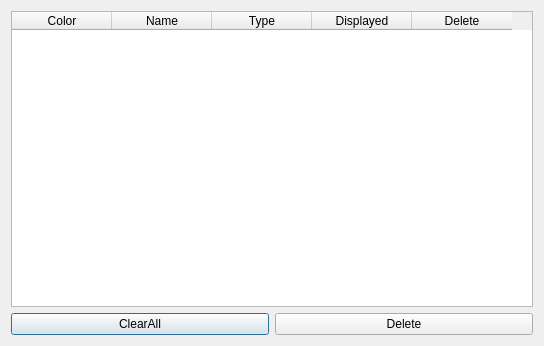
<?xml version="1.0" encoding="UTF-8"?>
<ui version="4.0">
 <class>CurveDialog</class>
 <widget class="QDialog" name="CurveDialog">
  <property name="geometry">
   <rect>
    <x>0</x>
    <y>0</y>
    <width>544</width>
    <height>346</height>
   </rect>
  </property>
  <property name="windowTitle">
   <string>Dialog</string>
  </property>
  <layout class="QGridLayout" name="gridLayout">
   <item row="1" column="0">
    <widget class="QPushButton" name="clearall">
     <property name="text">
      <string>ClearAll</string>
     </property>
    </widget>
   </item>
   <item row="1" column="1">
    <widget class="QPushButton" name="delete_2">
     <property name="text">
      <string>Delete</string>
     </property>
    </widget>
   </item>
   <item row="0" column="0" colspan="2">
    <widget class="QTableWidget" name="tablewidget">
     <property name="editTriggers">
      <set>QAbstractItemView::NoEditTriggers</set>
     </property>
     <property name="rowCount">
      <number>0</number>
     </property>
     <property name="columnCount">
      <number>5</number>
     </property>
     <column>
      <property name="text">
       <string>Color</string>
      </property>
     </column>
     <column>
      <property name="text">
       <string>Name</string>
      </property>
     </column>
     <column>
      <property name="text">
       <string>Type</string>
      </property>
     </column>
     <column>
      <property name="text">
       <string>Displayed</string>
      </property>
     </column>
     <column>
      <property name="text">
       <string>Delete</string>
      </property>
     </column>
    </widget>
   </item>
  </layout>
 </widget>
 <resources/>
 <connections/>
</ui>
